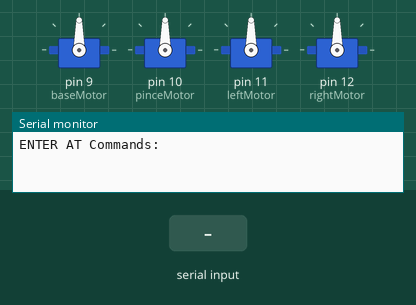
Recording of a sketch running on a simulated Arduino Uno, built with avr-gcc and run on an emulated ATmega328P. Parts: 4 × servo, the last lines printed to the serial monitor. The inputs (shaded band) are chosen by the test bench.

Above: at 1.2 s.
1.3 s: "1\n" received over the second serial link
At 2.3 s:
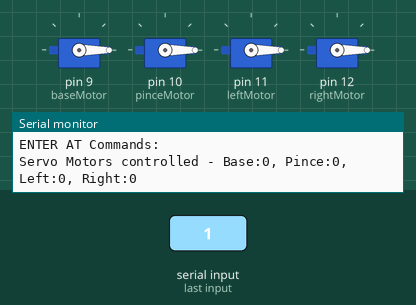
Timing chart, 0 to 4.3 s (numbered marks = the images above; inputs shaded):
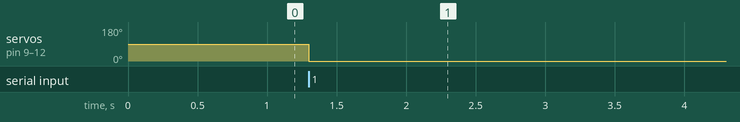

Measured:
- after the input at 1.3 s, servo on pin 9 (baseMotor), servo on pin 10 (pinceMotor), servo on pin 11 (leftMotor), servo on pin 12 (rightMotor): 90° → 0° at once

The sketch:

robot.ino
```cpp
#include <SoftwareSerial.h>
#include <Servo.h>
#include <ArduinoJson.h>

SoftwareSerial hc06(2, 3);
Servo baseMotor;
Servo pinceMotor;
Servo leftMotor;
Servo rightMotor;
//{"base":180,"pince":180,"left":180,"right":180}
void setup() {
  // Initialize Serial Monitor
  Serial.begin(9600);
  Serial.println("ENTER AT Commands:");

  // Initialize Bluetooth Serial Port
  hc06.begin(9600);

  // Initialize Servo Motors
  baseMotor.attach(9);    // Assuming base motor is connected to pin 9
  pinceMotor.attach(10); // Assuming pince motor is connected to pin 10
  leftMotor.attach(11); // Assuming left motor is connected to pin 11
  rightMotor.attach(12);// Assuming right motor is connected to pin 12
}

void loop() {
  // Write data from HC06 to Serial Monitor
  if (hc06.available()) {
    String jsonString = hc06.readStringUntil('\n');

    // Parse JSON
    DynamicJsonDocument doc(200);
    DeserializationError error = deserializeJson(doc, jsonString);

    if (error) {
      Serial.print("JSON parsing failed! ");
      Serial.println(error.c_str());
      return;
    }

    // Control Servo Motors based on JSON values
    int baseAngle = doc["base"];
    int pinceAngle = doc["pince"];
    int leftAngle = doc["left"];
    int rightAngle = doc["right"];

    baseMotor.write(constrain(baseAngle, 0, 180));
    pinceMotor.write(constrain(pinceAngle, 0, 180));
    leftMotor.write(constrain(leftAngle, 0, 180));
    rightMotor.write(constrain(rightAngle, 0, 180));

    Serial.println("Servo Motors controlled - Base:" + String(baseAngle) + ", Pince:" + String(pinceAngle) + ", Left:" + String(leftAngle) + ", Right:" + String(rightAngle));
  }
}
```
